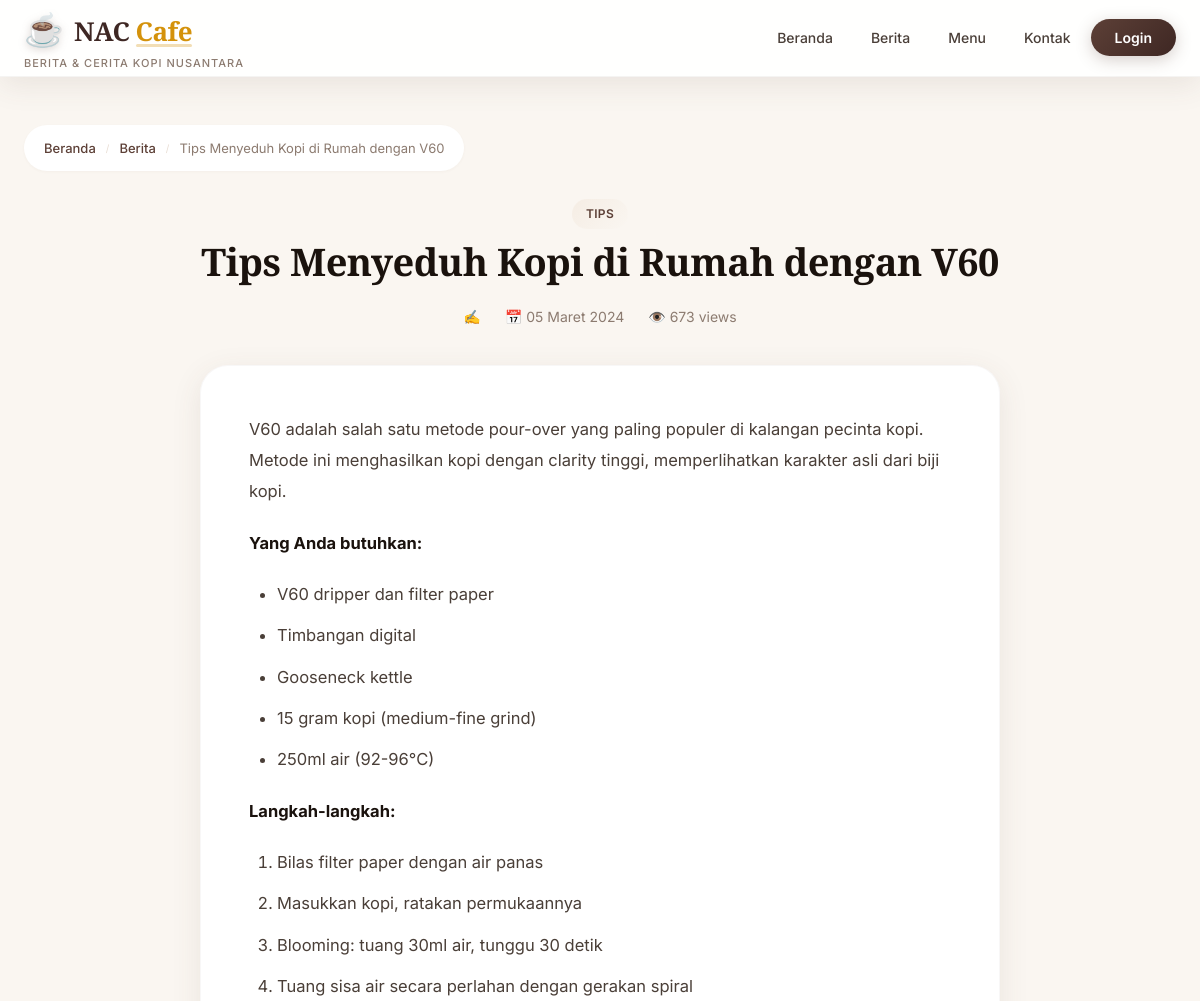
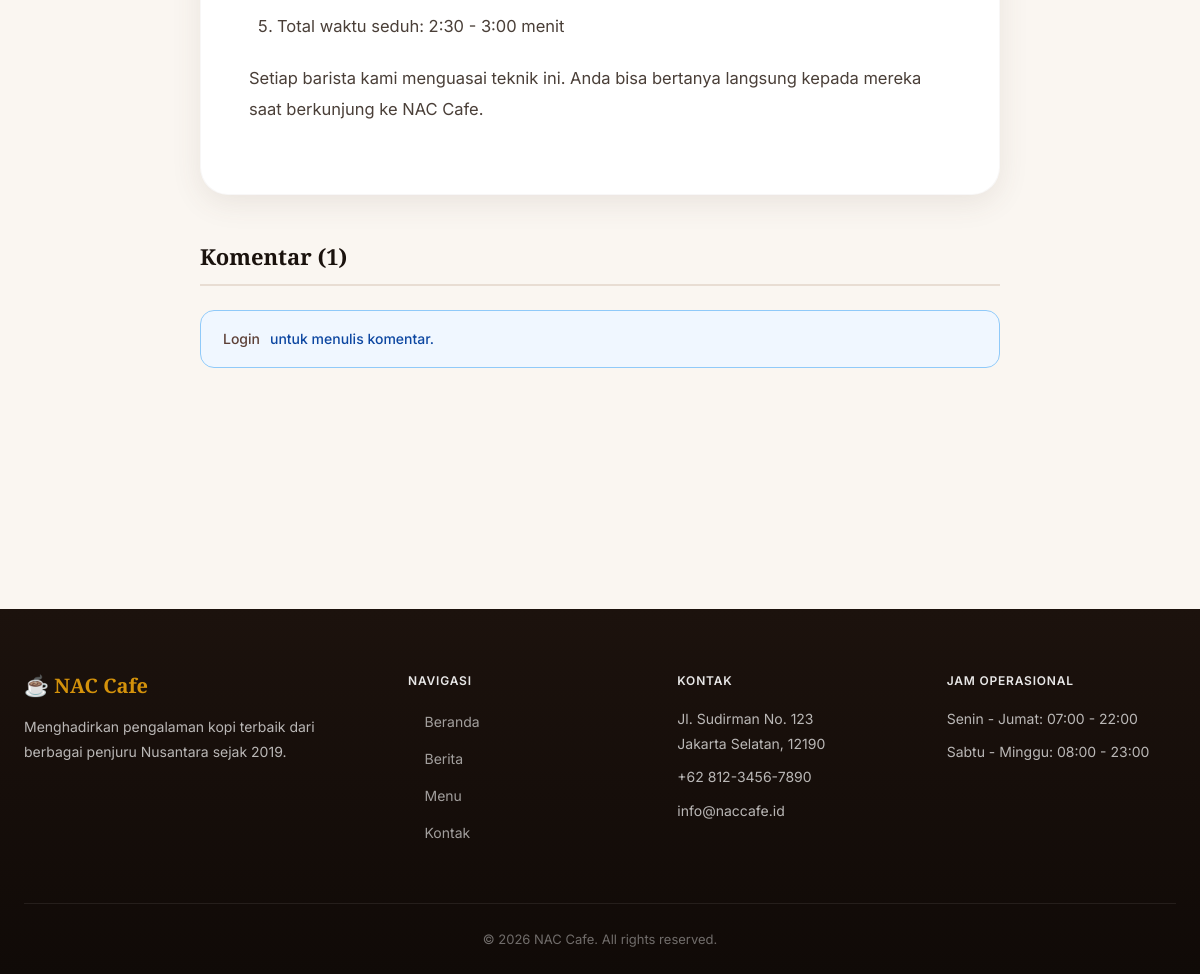
The page /cafe_nac/src/article.php?id=3 on the database its author committed (2 pictures, top to bottom).
### tables this page shows
CREATE TABLE IF NOT EXISTS `articles` (
    `id` INT AUTO_INCREMENT PRIMARY KEY,
    `title` VARCHAR(255) NOT NULL,
    `slug` VARCHAR(255) NOT NULL,
    `content` TEXT NOT NULL,
    `excerpt` TEXT,
    `author_id` INT,
    `category` VARCHAR(50),
    `image` VARCHAR(255),
    `views` INT DEFAULT 0,
    `published` TINYINT(1) DEFAULT 1,
    `published_at` TIMESTAMP DEFAULT CURRENT_TIMESTAMP,
    `created_at` TIMESTAMP DEFAULT CURRENT_TIMESTAMP,
    FOREIGN KEY (`author_id`) REFERENCES `users`(`id`) ON DELETE SET NULL
);

### cafe_nac/src/includes/functions.php (called while the page is built, shortened)
<?php
function is_logged_in() {
    return isset($_SESSION['user_id']);
}
function safe_output($str) {
    return htmlspecialchars($str, ENT_QUOTES, 'UTF-8');
}
function format_date($date) {
    $months = [
        1 => 'Januari', 2 => 'Februari', 3 => 'Maret', 4 => 'April',
        5 => 'Mei', 6 => 'Juni', 7 => 'Juli', 8 => 'Agustus',
        9 => 'September', 10 => 'Oktober', 11 => 'November', 12 => 'Desember'
    ];
    $ts = strtotime($date);
    $day = date('d', $ts);
    $month = $months[(int)date('m', $ts)];
    $year = date('Y', $ts);
    return "$day $month $year";
}

### cafe_nac/src/article.php (the view, shortened to what this page needs)
<?php
require_once __DIR__ . '/includes/functions.php';
$article_id = (int)($_GET['id'] ?? 0);
$stmt = $pdo->prepare("SELECT a.*, u.full_name as author_name FROM articles a LEFT JOIN users u ON a.author_id = u.id WHERE a.id = ? AND a.published = 1");
$stmt->execute([$article_id]);
$article = $stmt->fetch();
$pdo->prepare("UPDATE articles SET views = views + 1 WHERE id = ?")->execute([$article_id]);
$stmt = $pdo->prepare("SELECT * FROM comments WHERE article_id = ? ORDER BY created_at DESC");
$stmt->execute([$article_id]);
$comments = $stmt->fetchAll();
require_once __DIR__ . '/includes/header.php';
?>
<div class="container">
    <div class="breadcrumb">
        <a href="/">Beranda</a>
        <span class="separator">/</span>
        <a href="/news.php">Berita</a>
        <span class="separator">/</span>
        <span><?= safe_output($article['title']) ?></span>
    </div>
    <div class="article-detail">
        <div class="article-header">
            <span class="card-category"><?= safe_output($article['category']) ?></span>
            <h1><?= safe_output($article['title']) ?></h1>
            <div class="article-meta">
                <span>✍️ <?= safe_output($article['author_name']) ?></span>
                <span>📅 <?= format_date($article['published_at']) ?></span>
                <span>👁️ <?= number_format($article['views']) ?> views</span>
            </div>
        </div>
        <div class="article-content">
            <?= $article['content'] ?>
        </div>
    </div>
    <div class="comments-section">
        <h3>Komentar (<?= count($comments) ?>)</h3>
        <?php if (is_logged_in()): ?>
        <div class="comment-form">
            <h4>Tulis Komentar</h4>
            <form method="POST" id="commentForm">
                <div class="form-group">
                    <textarea name="content" placeholder="Tulis komentar Anda..." rows="4" required></textarea>
                </div>
                <button type="submit" class="btn-primary">Kirim Komentar</button>
            </form>
        </div>
        <?php else: ?>
        <div class="alert alert-info">
            <a href="/login.php">Login</a> untuk menulis komentar.
        </div>
        <?php endif; ?>
    </div>
</div>
<?php require_once __DIR__ . '/includes/footer.php'; ?>

### cafe_nac/src/assets/css/style.css (style rules this page uses)
:root { --primary: #5D4037; --primary-dark: #3E2723; --primary-light: #8D6E63; --primary-rgb: 93, 64, 55; --accent: #D4920B; --accent-light: #F5B731; --accent-dark: #B07A09; --accent-rgb: 212, 146, 11; --bg-cream: #FAF6F1; --bg-warm: #F5EDE4; --bg-white: #FFFFFF; --bg-dark: #1C120D; --bg-dark-card: #2A1F18; --text-dark: #1A120D; --text-body: #4A3F38; --text-light: #8C7B70; --text-white: #FFFFFF; --border: #E8DDD3; --border-light: #F0E8DE; --shadow-xs: 0 1px 3px rgba(var(--primary-rgb), 0.04); --shadow: 0 2px 12px rgba(var(--primary-rgb), 0.06); --shadow-md: 0 8px 30px rgba(var(--primary-rgb), 0.1); --shadow-lg: 0 16px 50px rgba(var(--primary-rgb), 0.14); --shadow-xl: 0 24px 60px rgba(var(--primary-rgb), 0.18); --shadow-accent: 0 6px 24px rgba(var(--accent-rgb), 0.25); --radius: 10px; --radius-md: 14px; --radius-lg: 20px; --radius-xl: 28px; --transition: 0.3s cubic-bezier(0.4, 0, 0.2, 1); --transition-slow: 0.5s cubic-bezier(0.4, 0, 0.2, 1); --max-width: 1200px; --header-height: 76px; --font-sans: 'Inter', -apple-system, BlinkMacSystemFont, 'Segoe UI', sans-serif; --font-serif: 'Playfair Display', Georgia, 'Times New Roman', serif; }
*, *::before, *::after { margin: 0; padding: 0; box-sizing: border-box; }
html { scroll-behavior: smooth; font-size: 16px; -webkit-font-smoothing: antialiased; -moz-osx-font-smoothing: grayscale; }
body { font-family: var(--font-sans); background: var(--bg-cream); color: var(--text-body); line-height: 1.7; min-height: 100vh; display: flex; flex-direction: column; overflow-x: hidden; }
a { color: var(--primary); text-decoration: none; transition: color var(--transition); }
h1, h2, h3, h4, h5 { font-family: var(--font-serif); color: var(--text-dark); line-height: 1.25; font-weight: 700; }
.container { width: 100%; max-width: var(--max-width); margin: 0 auto; padding: 0 24px; }
.card-category { display: inline-block; background: linear-gradient(135deg, var(--bg-warm), var(--bg-cream)); color: var(--primary); padding: 5px 14px; border-radius: 50px; font-size: 12px; font-weight: 600; letter-spacing: 0.3px; text-transform: uppercase; margin-bottom: 8px; }
.article-detail { max-width: 800px; margin: 0 auto; }
.article-header { text-align: center; margin-bottom: 36px; animation: fadeInUp 0.6s ease both; }
.article-header h1 { font-size: 38px; margin-bottom: 18px; letter-spacing: -0.5px; line-height: 1.3; }
.article-meta { display: flex; justify-content: center; gap: 24px; color: var(--text-light); font-size: 14px; flex-wrap: wrap; }
.article-meta span { display: flex; align-items: center; gap: 4px; }
.article-content { background: var(--bg-white); padding: 48px; border-radius: var(--radius-xl); box-shadow: var(--shadow-md); line-height: 1.9; font-size: 16.5px; border: 1px solid rgba(var(--primary-rgb), 0.04); animation: fadeInUp 0.6s ease 0.15s both; }
.article-content p { margin-bottom: 20px; }
.article-content ul, .article-content ol { padding-left: 28px; margin-bottom: 20px; }
.article-content li { margin-bottom: 10px; }
.article-content strong { color: var(--text-dark); }
.comments-section { max-width: 800px; margin: 48px auto 0; animation: fadeInUp 0.6s ease 0.3s both; }
.comments-section h3 { font-size: 22px; margin-bottom: 24px; padding-bottom: 14px; border-bottom: 2px solid var(--border); display: flex; align-items: center; gap: 8px; }
.alert { padding: 16px 22px; border-radius: var(--radius-md); margin-bottom: 20px; font-size: 14px; font-weight: 500; display: flex; align-items: center; gap: 10px; border: 1px solid; }
.alert-info { background: #F0F7FF; color: #0D47A1; border-color: #90CAF9; }
.breadcrumb { display: flex; gap: 10px; align-items: center; font-size: 13px; color: var(--text-light); margin-bottom: 28px; padding: 12px 20px; background: var(--bg-white); border-radius: 50px; box-shadow: var(--shadow-xs); width: fit-content; }
.breadcrumb a { color: var(--primary); font-weight: 500; transition: color var(--transition); }
.breadcrumb .separator { color: var(--border); font-size: 10px; }

### rows shown on the page
articles: title "Tips Menyeduh Kopi di Rumah dengan V60", category "TIPS", published_at "05 Maret 2024", views "673", content "V60 adalah salah satu metode pour-over yang paling populer di kalangan pecinta kopi. Metode ini menghasilkan kopi dengan clarity tinggi, memperlihatkan karakter asli dari biji kopi. Yang Anda butuhkan: V60 dripper dan filter paper Timbangan digital Gooseneck kettle 15 gram kopi (medium-fine grind) 250ml air (92-96°C) Langkah-langkah: Bilas filter paper dengan air panas Masukkan kopi, ratakan permukaannya Blooming: tuang 30ml air, tunggu 30 detik Tuang sisa air secara perlahan dengan gerakan spiral Total waktu seduh: 2:30 - 3:00 menit Setiap barista kami menguasai teknik ini. Anda bisa bertanya langsung kepada mereka saat berkunjung ke NAC Cafe."

### other values the page prints
count($comments) "1"
